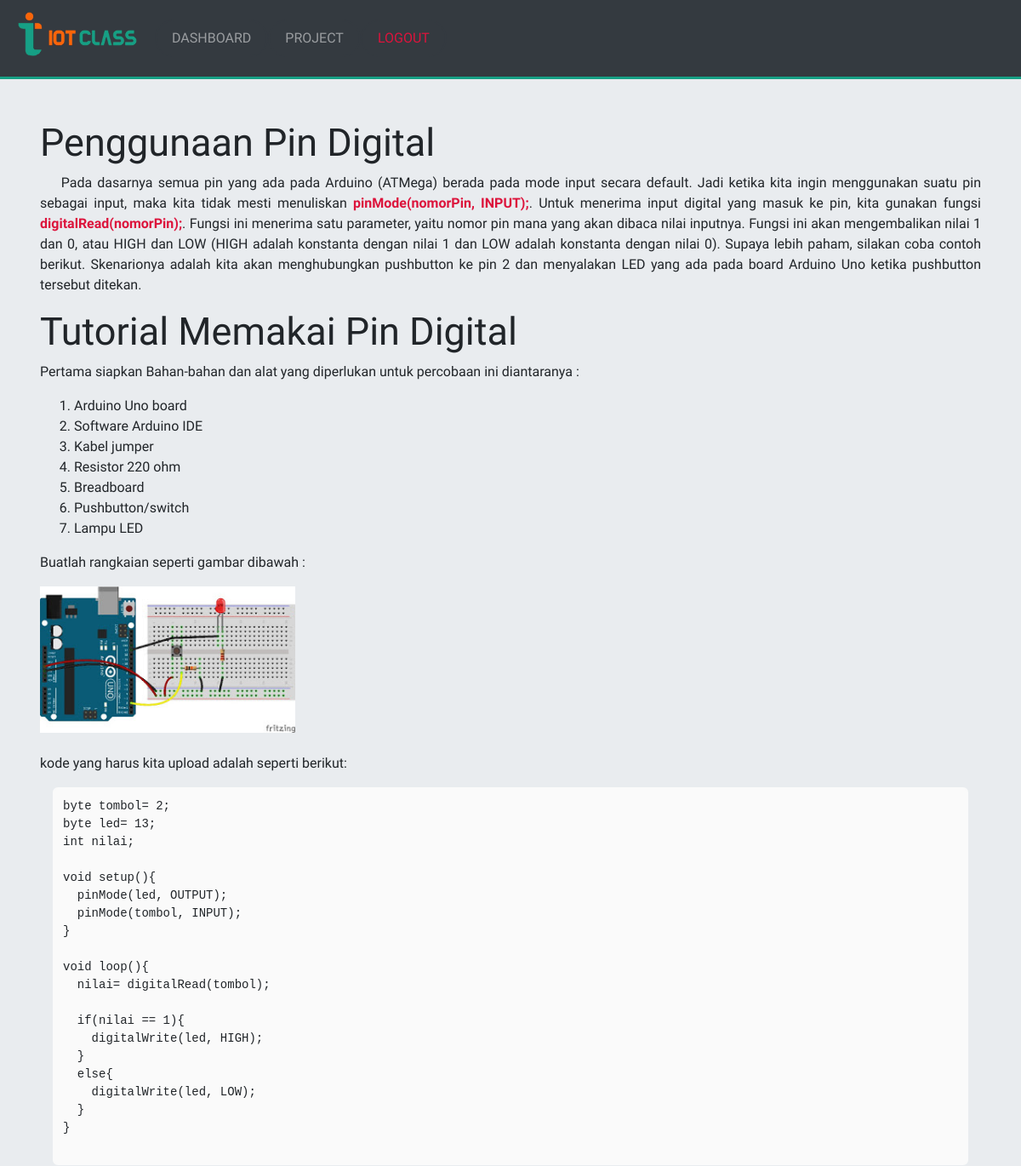
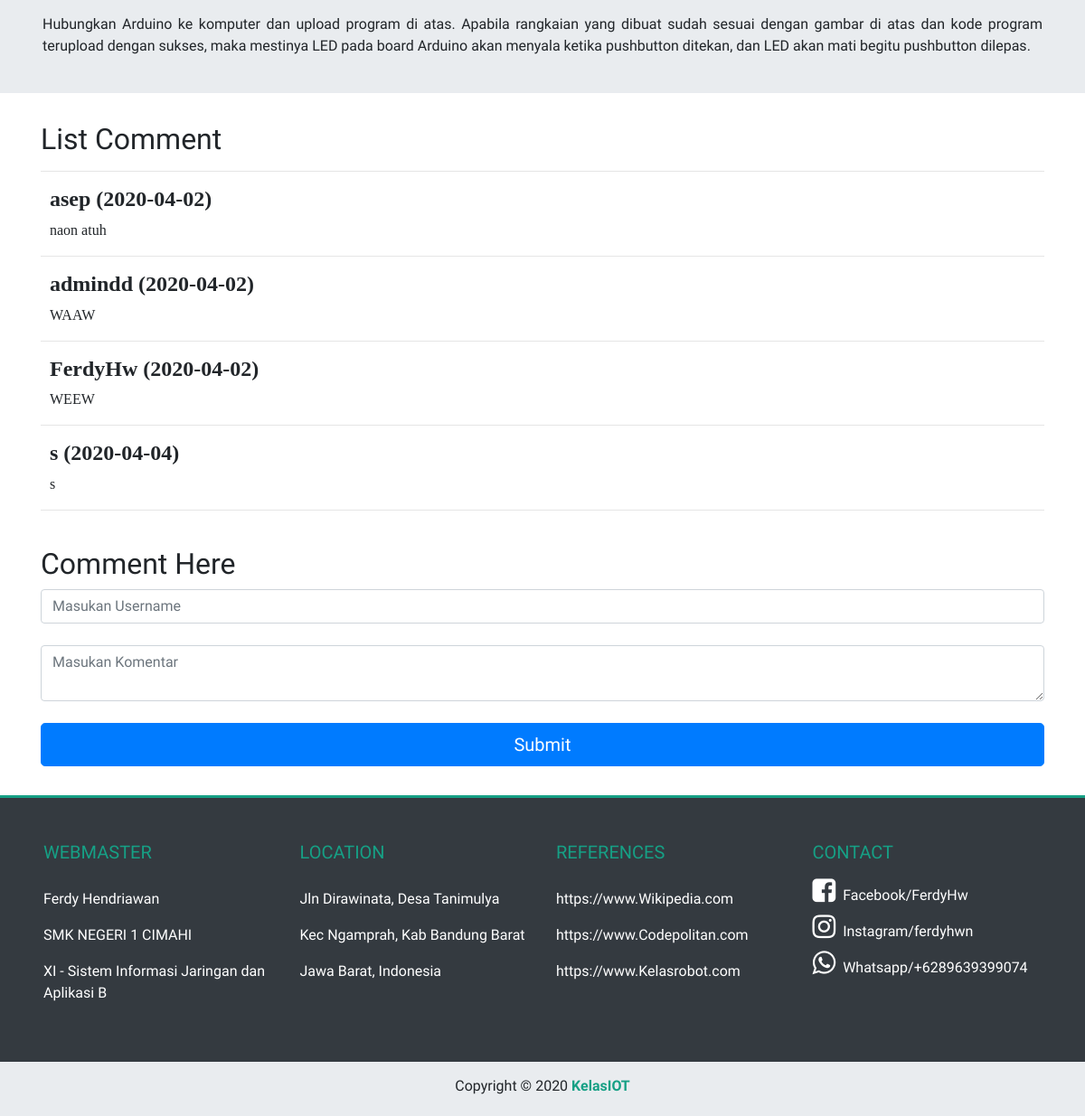
/application/project/pin-digital (signed in), run on the app's committed database (2 pictures, top to bottom).
### tables this page shows
CREATE TABLE `comment_2` (
  `id` int(10) NOT NULL,
  `name` varchar(60) NOT NULL,
  `comment` text NOT NULL,
  `date` date NOT NULL
);

### application/functions.php (called while the page is built, shortened)
<?php
$conn = mysqli_connect("localhost", "root", "", "pkk_2");
function query($query) {
	global $conn;
	$result = mysqli_query($conn, $query);
	$rows = [];
	while($row = mysqli_fetch_assoc($result)) {
			$rows[] = $row;
	}
	return $rows;
}
?>

### application/project/pin-digital.php (the view, shortened to what this page needs)
<?php
require "../functions.php";
  $tampilkan = query("SELECT * FROM comment_2");
?>
<!DOCTYPE html>
<html lang="en">
<head>
  <link rel="stylesheet" href="../../css/bootstrap.min.css">
  <link rel="stylesheet" type="text/css" href="../../style/style_pin-digital.css">
  <link rel="stylesheet" href="https://cdnjs.cloudflare.com/ajax/libs/font-awesome/4.7.0/css/font-awesome.min.css">
</head>
<body style="font-family: Viga">
<nav class="navbar sticky-top navbar-expand-md bg-dark navbar-dark pt-0 pb-0">
  <a class="navbar-brand" href="">
    <img src="../../img/logo3.png" alt="Logo" style="width:150px;height: 70px; margin-bottom: 10px">
  </a>
  <div class="collapse navbar-collapse" id="collapsibleNavbar">
    <ul class="navbar-nav">
      <li class="nav-item1">
        <a class="nav-link" href="../dashboard">DASHBOARD</a>
      </li>
      <li class="nav-item3">
        <a class="nav-link" href="../dashboard-project">PROJECT</a>
      </li>
      <li class="nav-item4">
        <a class="nav-link" style="color: crimson;" href="../logout">LOGOUT</a>
      </li>
    </ul>
</nav>
<div class="jumbotron">
    <div class="container" style="text-align: justify;">
      <h1 class="display-4" style="font-size: 45px">Penggunaan Pin Digital</h1>
      <p class="gb_1" style="text-align: justify;">&nbsp;&nbsp;&nbsp;&nbsp;Pada dasarnya semua pin yang ada pada Arduino (ATMega) berada pada mode input secara default. Jadi ketika kita ingin menggunakan suatu pin sebagai input, maka kita tidak mesti menuliskan <b style="color: crimson">pinMode(nomorPin, INPUT);</b>. Untuk menerima input digital yang masuk ke pin, kita gunakan fungsi <b style="color: crimson">digitalRead(nomorPin);</b>. Fungsi ini menerima satu parameter, yaitu nomor pin mana yang akan dibaca nilai inputnya. Fungsi ini akan mengembalikan nilai 1 dan 0, atau HIGH dan LOW (HIGH adalah konstanta dengan nilai 1 dan LOW adalah konstanta dengan nilai 0). Supaya lebih paham, silakan coba contoh berikut. Skenarionya adalah kita akan menghubungkan pushbutton ke pin 2 dan menyalakan LED yang ada pada board Arduino Uno ketika pushbutton tersebut ditekan.</p>
      <h1 class="display-4" style="font-size: 45px">Tutorial Memakai Pin Digital</h1>
      <p>Pertama siapkan Bahan-bahan dan alat yang diperlukan untuk percobaan ini diantaranya :</p>
      <ol>
        <li>Arduino Uno board</li>
        <li>Software Arduino IDE</li>
        <li>Kabel jumper</li>
        <li>Resistor 220 ohm</li>
        <li>Breadboard</li>
        <li>Pushbutton/switch</li>
        <li>Lampu LED</li>
      </ol>
      <p>Buatlah rangkaian seperti gambar dibawah :</p>
      <img src="../../img/Digital Read Push Button - Kelas Robot.jpg" style="width: 300px;">
      <p class="pt-4">kode yang harus kita upload adalah seperti berikut:</p>
      <div class="container">
      <pre>
byte tombol= 2;
byte led= 13;
int nilai;
void setup(){
  pinMode(led, OUTPUT);
  pinMode(tombol, INPUT);
}
void loop(){
  nilai= digitalRead(tombol);
  if(nilai == 1){
    digitalWrite(led, HIGH);
  }
  else{
    digitalWrite(led, LOW);
  }
}
      </pre>
      </div>
      <p>Hubungkan Arduino ke komputer dan upload program di atas. Apabila rangkaian yang dibuat sudah sesuai dengan gambar di atas dan kode program terupload dengan sukses, maka mestinya LED pada board Arduino akan menyala ketika pushbutton ditekan, dan LED akan mati begitu pushbutton dilepas.</p>
    </div>
  </div>
  <div class="container" style="padding-bottom: 2%;">
    <form method="post" action="" class="pb-4">
          <div class="list-comment">
            <h2>List Comment</h2>
            <hr>
            <?php foreach( $tampilkan as $row ) : ?>
              <div class="comments" style="font-family: Calibri Regular; margin-left: 10px; text-align: justify;">
                <h4 style="font-weight: bold"><?= $row['name']; ?> (<?= $row['date']; ?>)</h4>
                <p><?= $row['comment']; ?></p>
              </div>
              <hr>
            <?php endforeach; ?>
          </div>
          <br>
          <div class="comment">
            <h2>Comment Here</h2>
            <input type="text" name="nama" class="form-control" placeholder="Masukan Username">
            <br>
            <textarea name="komentar" class="form-control" placeholder="Masukan Komentar"></textarea>
            <br>
            <input type="submit" name="kirim" class="btn btn-lg btn-primary btn-block mb-4">
          </div>
    </form>
  </div>
<footer class="container-fluid bg-dark p-5">
    <div class="row">
      <div class="col-md-3 text-white">
        <h5 style="color: #16a085">WEBMASTER</h5>
        <p style="padding-top: 20px;">Ferdy Hendriawan</p>
        <p style="padding-top: -20px;">SMK NEGERI 1 CIMAHI</p>
        <p style="padding-top: -20px;">XI - Sistem Informasi Jaringan dan Aplikasi B</p>
      </div>
      <div class="col-md-3 text-white">
        <h5 style="color: #16a085">LOCATION</h5>
        <p style="padding-top: 20px">Jln Dirawinata, Desa Tanimulya</p>
        <p style="padding-top: -20px">Kec Ngamprah, Kab Bandung Barat</p>
        <p style="padding-top: -20px">Jawa Barat, Indonesia</p>
      </div>
      <div class="col-md-3 text-white">
        <h5 style="color: #16a085">REFERENCES</h5>
        <a href="https://id.wikipedia.org/wiki/Internet_untuk_Segala" style="text-decoration: none; color: white"><p style="padding-top: 20px">https://www.Wikipedia.com</p></a>
        <a href="https:// www.codepolitan.com/analog-input-pada-arduino" style="text-decoration: none; color: white"><p style="padding-top: -20px">https://www.Codepolitan.com</p></a>
        <a href="https://kelasrobot.com/category/arduino-project/" style="text-decoration: none; color: white"><p style="padding-top: -20px">https://www.Kelasrobot.com</p></a>
      </div>
      <div class="col-md-3 text-white">
        <h5 style="color: #16a085; margin-bottom: 15px;">CONTACT</h5>
        <a href="https://www.facebook.com/profile.php?id=100008624989032" style="text-decoration: none; color: #fff"><i class="fa fa-facebook-square fb" style="font-size: 30px; color: #fff; padding-bottom: 10px;"></i> &nbsp;Facebook/FerdyHw</a>
        <br>
        <a href="https://www.instagram.com/ferdyhwn/" style="text-decoration: none; color: #fff"><i class="fa fa-instagram" style="font-size: 30px; color: #fff; padding-bottom: 10px;"></i> &nbsp;Instagram/ferdyhwn</a>
        <br>
        <a href="https://api.whatsapp.com/send?phone=6289639399074" style="text-decoration: none; color: #fff"><i class="fa fa-whatsapp" style="font-size: 30px; color: #fff; padding-bottom: 10px;"></i> &nbsp;Whatsapp/+6289639399074</a>
        <br>
      </div>
    </div>
</footer>
<div class="container-fluid" style="background: #e9ecef; padding-top: 15px; padding-bottom: 5px;">
<center><p>Copyright © 2020 <strong style="color: #16a085">KelasIOT</strong></p></center>
</body>
</html>

### style/style_pin-digital.css (style rules this page uses)
.nav-item1 { padding-left: 10px; padding-right: 10px; border-radius: 50px; border: 2px solid #343a40; }
.nav-item3 { padding-left: 10px; padding-right: 10px; border-radius: 50px; border: 2px solid #343a40; }
.nav-item4 { padding-left: 10px; padding-right: 10px; border-radius: 50px; border: 2px solid #343a40; }
.jumbotron { padding-top: 4%; padding-bottom: 2%; border-radius: 0px; }
pre { color: #212529; border: 2px solid #fafafa; border-radius: 6px; padding: 10px; background-color: #fafafa; }
nav { border-bottom: 3px solid #16a085; }
footer { margin-top: -40px; border-top: 3px solid #16a085; }

### data on the page
comment_2: name "asep", date "2020-04-02", comment "naon atuh"
comment_2: name "admindd", date "2020-04-02", comment "WAAW"
comment_2: name "FerdyHw", date "2020-04-02", comment "WEEW"
comment_2: name "s", date "2020-04-04", comment "s"
